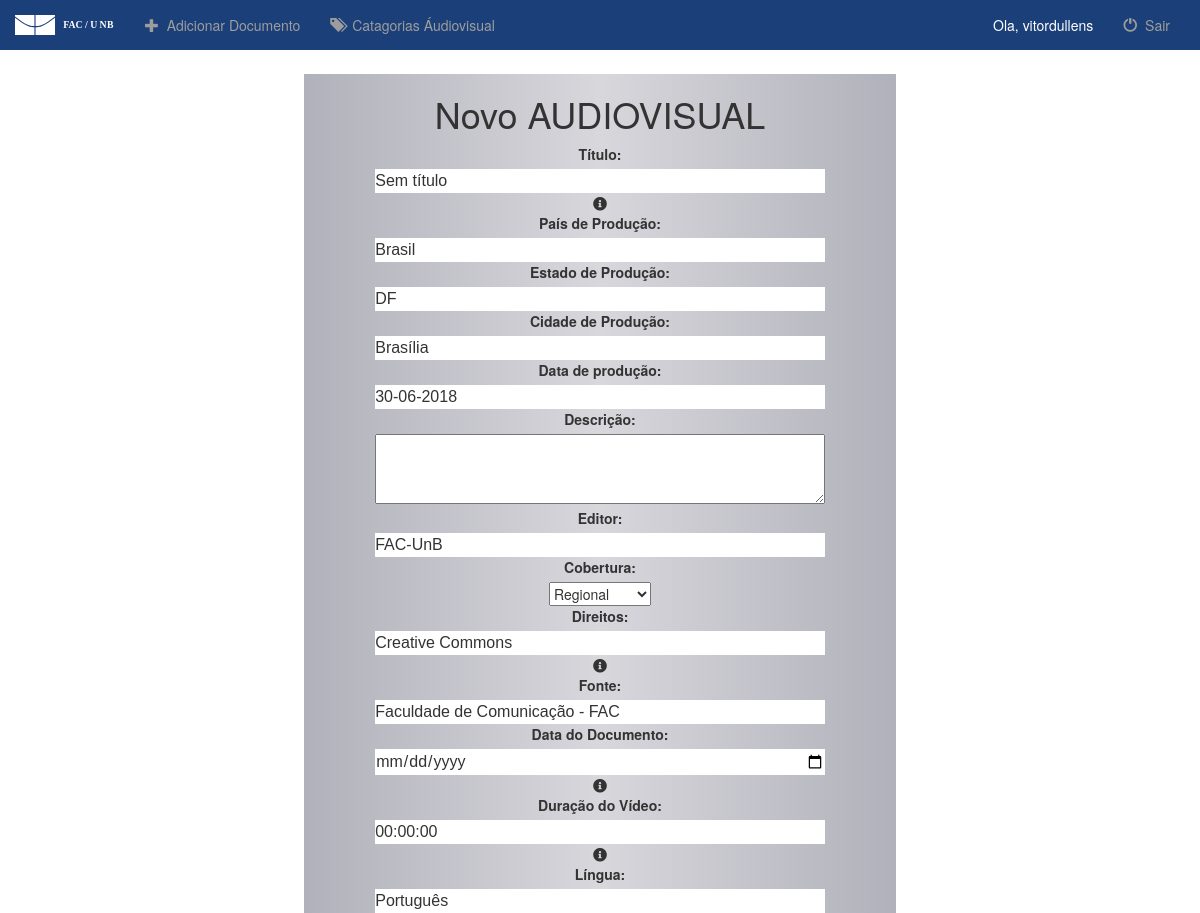
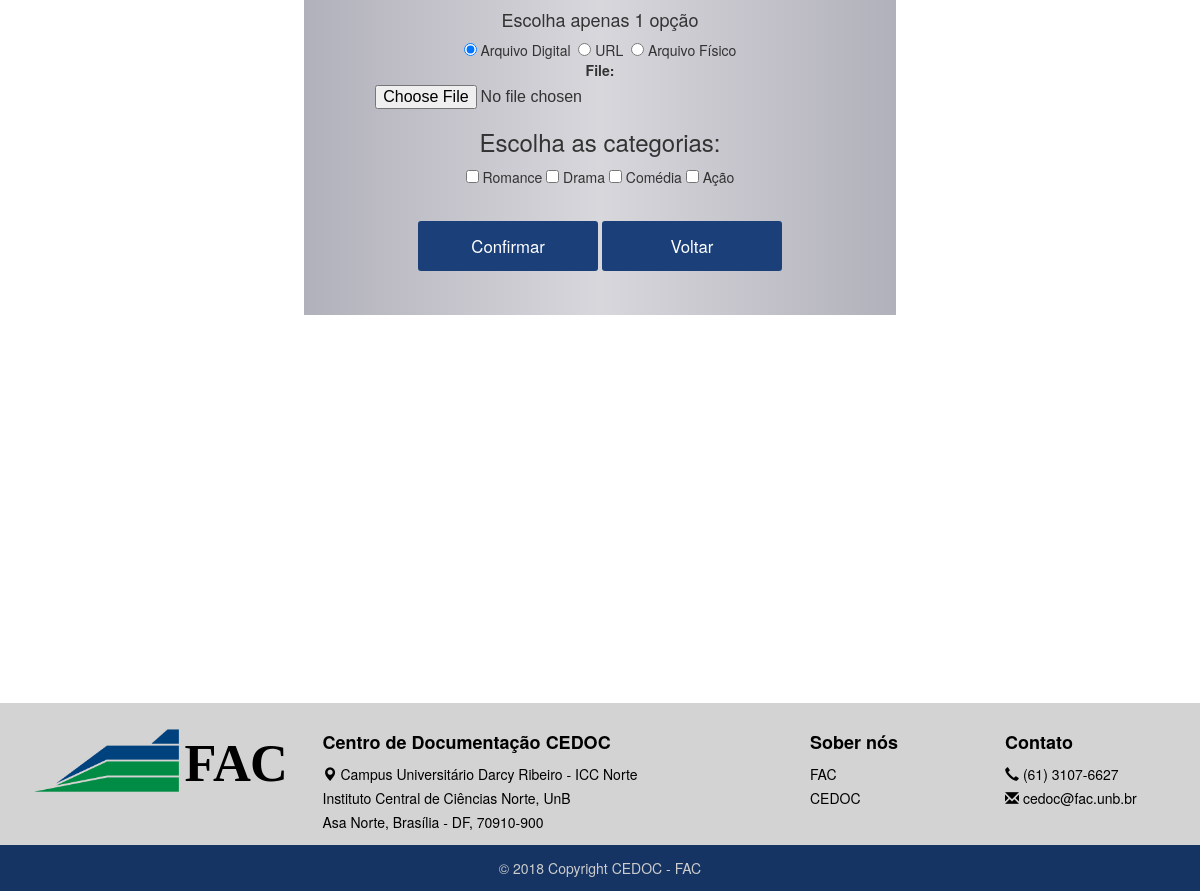
The page /audiovisual/new_entry/ (signed in) on the database its author committed (2 pictures, top to bottom).
### cedoc/models.py (models this page shows)
class Categoria(models.Model):
    categoria = models.CharField('Categoria', max_length=100)
    def __str__(self):
        return self.categoria

### cedoc/views.py (the view, shortened to what this page needs)
# urls.py: path('<str:btn>/new_entry/', cedocViews.new_entry, name='url_new_entry'),
def new_entry(request, btn):
    if request.user.is_authenticated:
        data = {}
        form = ""
        if(btn == 'journal'):
            form = JournalUpload(request.POST or None, request.FILES or None, initial={'description': "Coleção de jornal de laboratório editado pela Faculdade de Comunicação da UnB."})
            data['file'] = "JORNAL CAMPUS"
        elif(btn == 'reporter'):
            form = ReporterUpload(request.POST or None, request.FILES or None)
            data['file'] = "CAMPUS REPORTER"
        else:
            form = AudioVisualUpload(request.POST or None, request.FILES or None)
            data['file'] = "AUDIOVISUAL"
            data['cat'] = Categoria.objects.all()
        data['form'] = form
        return render(request, 'cedoc/new_entry.html', data)
    else:
        return HttpResponseForbidden()

### cedoc/forms.py
class AudioVisualUpload(ModelForm):
    class Meta:
        FORMATS = (
            ('.mp3', 'MP3 Audio'),
            ('.wav', 'Microsoft Wave (WAV)'),
            ('.aif', 'Audio Interchange File Format (AIFF)'),
        )
        model = AudioVisual
        fields = ['title', 'country', 'state', 'city', 'dateProduction','description', 'publisher', 'coverage', 'rights', 'source', 'fileFormat', 'date', 'duration', 'language', 'File', 'url']
        widgets = {
            'date' : dateInput(),
            'fileType' : Select(choices=FORMATS)
        }

### cedoc/templates/cedoc/new_entry.html (shortened to what this page needs)
{% extends 'cedoc/base.html'%}
{%block cabecalho %}
    {% load staticfiles %}
    <link rel="stylesheet" type="text/css" href="{% static 'cedoc/css/new_entry.css' %}">
    <link rel="stylesheet" href="https://use.fontawesome.com/releases/v5.0.13/css/all.css">
{%endblock%}
{% block conteudo %}
<div class="container-fluid">
        <div class="row">
            <div class="col-xs-12 col-md-12 col-lg-12 corpo">
                <div class="row">
                   <div class="col-xs-12 col-sm-8 col-sm-offset-2 col-md-6 col-md-offset-3 formulario">
                       <h1>Novo {{ file }}</h1>
                        <form enctype="multipart/form-data" method="POST">
                                {% for field in form %}
                                    {% if field.name != 'File' and field.name != 'url'  and field.name != 'fileFormat' %}
                                        <div class="fieldWrapper">
                                            {{ field.label_tag }}<br>{{ field }}
                                            {% if field.help_text %}
                                            <i class="fas fa-info-circle help" title="{{ field.help_text|safe }}"></i>
                                            {% endif %}
                                        </div>
                                    {% endif %}
                                {% endfor %}
                                <h4>Escolha apenas 1 opção</h4>
                                <div id="id_fileFormat">
                                    <input type="radio" name="fileFormat" onclick="hideAndShow('File')" value="DG" checked id="id_fileFormat_0" required> Arquivo Digital&nbsp</input>
                                    <input type="radio" name="fileFormat" onclick="hideAndShow('url')" value="UR" id="id_fileFormat_1" required> URL&nbsp</input>
                                    <input type="radio" name="fileFormat" onclick="hideAndShow('')" value="AN" id="id_fileFormat_2" required> Arquivo Físico</input>
                                </div>
                                <div id="File" class="fieldWrapper">
                                    {{ form.File.label_tag}} {{ form.File }}
                                </div>
                                {% if file == "AUDIOVISUAL" %}
                                <h3>Escolha as categorias:</h3>
                                    {% for categoria in cat %}
                                    <input class="meu_check_box"type="checkbox" name="categorias" value="{{ categoria.id }}">&nbsp{{ categoria }}
                                    {% endfor %}
                                {% endif %}<br>
                                <button class="fieldWrapper" type="submit">Confirmar</button>
                                <button name="new_cat" method="GET" onclick="location.href = '{% url 'url_option' %}'">Voltar</button>
                        </form>
                   </div>
                </div>
            </div>
        </div>
</div>
{%endblock%}

### cedoc/templates/cedoc/base.html (shortened to what this page needs)
<!DOCTYPE html>
{% load staticfiles %}
<html lang="en">
<head>
    {% block cabecalho %}
    {% endblock %}
    <link rel="stylesheet" href="{%static  'cedoc/css/bootstrap.css'%}">
    <link rel="stylesheet" href="http://cdnjs.cloudflare.com/ajax/libs/font-awesome/4.6.3/css/font-awesome.min.css">
    <link rel="stylesheet" type="text/css" href="{%static  'cedoc/css/navbar.css'%}">
    <link rel="stylesheet" type="text/css" href="{%static  'cedoc/css/footer.css'%}">
</head>
<body>
    <nav class="navbar navbar-inverse">
          <div class="container-fluid">
            <div class="navbar-header">
              <a class="navbar-brand" href="{% url 'url_index' %}">
                  <img src="{%static 'cedoc/image/logo_menu.svg'%}">
              </a>
            </div>
            <div class="collapse navbar-collapse" id="bs-example-navbar-collapse-1">
              <ul class="nav navbar-nav">
                <li class=""><a href="{% url 'url_option' %}"><span class="glyphicon glyphicon-plus"></span>&nbsp; Adicionar Documento</a></li>
                <li class=""><a href="{% url 'url_categories' %}"><span class="glyphicon glyphicon-tags"></span>&nbsp; Catagorias Áudiovisual</a></li>
              </ul>
              <ul class="nav navbar-nav navbar-right">
                <li id="name_user_navbar"><a class="desabilitado" href="asdfasdf">Ola, {{ user.username }}</a></li>
                <li><a href="{% url 'logout' %}"><span class="glyphicon glyphicon-off"></span>&nbsp; Sair</a></li>
              </ul>
            </div>
          </div>
        </nav>
    {% block conteudo %}
    {% endblock%}
</body>
<footer id="myFooter">
    <div class="container">
        <div class="row">
            <div class="col-sm-3">
                <h2 class="logo desabilitado"><a href="#"><img id="ajuste_logo_footer" src="{%static 'cedoc/image/logo_fac.svg'%}" class="img-responsive"></a></h2>
            </div>
            <div class="col-sm-5">
                <h5>Centro de Documentação CEDOC</h5>
                <ul>
                    <li><a class="desabilitado" href="#"><span class="glyphicon glyphicon-map-marker"></span> Campus Universitário Darcy Ribeiro - ICC Norte</a></li>
                    <li><a class="desabilitado" href="#">Instituto Central de Ciências Norte, UnB</a></li>
                    <li><a class="desabilitado" href="#">Asa Norte, Brasília - DF, 70910-900</a></li>
                </ul>
            </div>
            <div class="col-sm-2 segundo">
                <h5>Sober nós</h5>
                <ul>
                    <li><a href="http://fac.unb.br/">FAC</a></li>
                    <li><a href=href="https://cedocfac.wordpress.com/">CEDOC</a></li>
                </ul>
            </div>
            <div class="col-sm-2 terceiro">
                <h5>Contato</h5>
                <ul>
                    <li><a class="desabilitado" href="#"><span class="glyphicon glyphicon-earphone"></span> (61) 3107-6627</a></li>
                    <li><a class="desabilitado" href="#"><span class="glyphicon glyphicon-envelope"></span> cedoc@fac.unb.br</a></li>
                </ul>
            </div>
        </div>
    </div>
    <div class="footer-copyright">
        <p>© 2018 Copyright CEDOC - FAC</p>
    </div>
</footer>
</html>

### cedoc/static/cedoc/css/new_entry.css (style rules this page uses)
.formulario { border: 4px solid white; text-align: center; margin-bottom: 7%; background-color: grey; border-radius: 3px; background-image: linear-gradient(to left, #B1B1BB 0%, #D8D7DC 50%, #B1B1BB 100%); }
form { width: 80%; margin: 0 auto; display: block; }
form input { border: none; font-family: Arial, "Helvetica Neue", Helvetica, sans-serif; font-size: 16px; line-height: 1.5em; padding: 0; width: 100%; }
textarea { -webkit-box-sizing: border-box; -moz-box-sizing: border-box; box-sizing: border-box; width: 100%; height: 70px; }
form input[type="radio"] { width: auto; }
form input[type="checkbox"] { width: auto; }
form button[type="submit"], form button[name="new_cat"], #personalizado { background: #1B3F79; border: 0; width: 40%; height: 50px; border-radius: 3px; color: white; cursor: pointer; transition: 0.5s; font-size: 120%; margin-top: 7.5%; margin-bottom: 10%; text-align: center; }

### cedoc/static/cedoc/css/navbar.css (style rules this page uses)
html, body { background: url(background/painel_final_fundo.png) no-repeat center center fixed; -webkit-background-size: cover; -moz-background-size: cover; -o-background-size: cover; background-size: cover; margin: 0; padding: 0; }
.navbar { border-radius: 0px; background-color: #1B3F79; border-style: none; }
a.navbar-brand img { height: 100%; }
#name_user_navbar a { color: #ffffff; }
.desabilitado { pointer-events: none; }

### cedoc/static/cedoc/css/footer.css (style rules this page uses)
#ajuste_logo_footer { width: 100%; }
.desabilitado { pointer-events: none; }
#myFooter { background-color: lightgray; color: white; margin-top: 300px; }
#myFooter .footer-copyright { background-color: #163463; padding-top: 3px; padding-bottom: 3px; text-align: center; }
#myFooter .row { margin-bottom: 0px; }
#myFooter .footer-copyright p { margin: 10px; color: #ccc; }
#myFooter ul { list-style-type: none; padding-left: 0; line-height: 1.7; }
#myFooter h5 { font-size: 18px; color: black; font-weight: bold; margin-top: 30px; }
#myFooter h2 a { font-size: 50px; text-align: center; color: black; }
#myFooter a { color: black; text-decoration: none; }
#myFooter { flex: 0 0 auto; -webkit-flex: 0 0 auto; }

### cedoc/templates/cedoc/base.html (style rules this page uses)
footer { position: relative; margin-top: 10%; width: 100%; color: blanchedalmond; background-color: #163463; bottom: 0; }

### rows shown on the page
Categoria: categoria "Romance"
Categoria: categoria "Drama"
Categoria: categoria "Comédia"
Categoria: categoria "Ação"

### other values the page prints
{{ user.username }} "vitordullens"
{{ file }} "AUDIOVISUAL"
{{ field.label_tag }} "Título:" "País de Produção:" "Estado de Produção:" "Cidade de Produção:" "Data de produção:" "Descrição:" "Editor:" "Cobertura:" "Direitos:" "Fonte:" "Data do Documento:" "Duração do Vídeo:" "Língua:"
